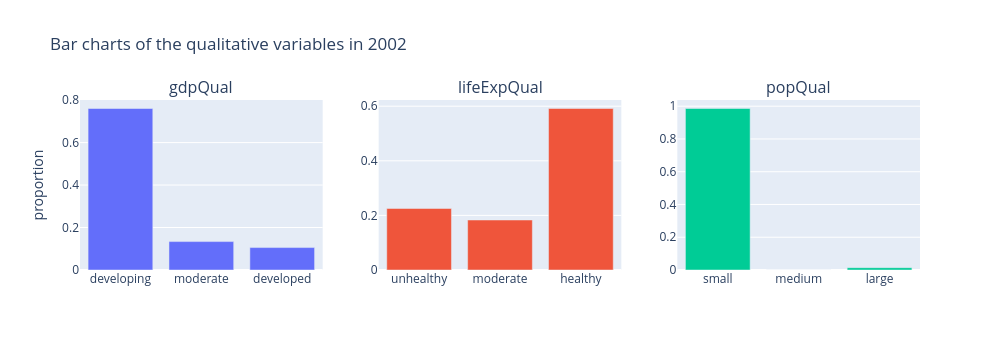

Source (notebook cell):
### Markdown cell above
- Graphically represent them and describe the graph.

### Code cell
fig = make_subplots(rows=1, cols=3, subplot_titles=['gdpQual', 'lifeExpQual', 'popQual'])
for j, (c, order) in enumerate([('gdpQual', ["developing", "moderate", "developed"]),
                                ('lifeExpQual', ["unhealthy", "moderate", "healthy"]),
                                ('popQual', ["small", "medium", "large"])], start=1):
    p = data2002[c].value_counts(normalize=True).reindex(order)
    fig.add_trace(go.Bar(x=p.index.astype(str), y=p.values), row=1, col=j)
fig.update_layout(width=1000, height=350, showlegend=False, title='Bar charts of the qualitative variables in 2002')
fig.update_yaxes(title_text='proportion', col=1)
fig.show()

### Figure 1 — Plotly figure (JSON) as saved in the notebook; plotly's stock layout.template omitted (floating-point values rounded to 4 significant figures)
{"data": [{"type": "bar", "x": ["developing", "moderate", "developed"], "xaxis": "x", "y": [0.7606, 0.1338, 0.1056], "yaxis": "y"}, {"type": "bar", "x": ["unhealthy", "moderate", "healthy"], "xaxis": "x2", "y": [0.2254, 0.1831, 0.5915], "yaxis": "y2"}, {"type": "bar", "x": ["small", "medium", "large"], "xaxis": "x3", "y": [0.9859, 0.0, 0.01408], "yaxis": "y3"}], "layout": {"annotations": [{"font": {"size": 16}, "showarrow": false, "text": "gdpQual", "x": 0.1444, "xanchor": "center", "xref": "paper", "y": 1, "yanchor": "bottom", "yref": "paper"}, {"font": {"size": 16}, "showarrow": false, "text": "lifeExpQual", "x": 0.5, "xanchor": "center", "xref": "paper", "y": 1, "yanchor": "bottom", "yref": "paper"}, {"font": {"size": 16}, "showarrow": false, "text": "popQual", "x": 0.8556, "xanchor": "center", "xref": "paper", "y": 1, "yanchor": "bottom", "yref": "paper"}], "height": 350, "showlegend": false, "title": {"text": "Bar charts of the qualitative variables in 2002"}, "width": 1000, "xaxis": {"anchor": "y", "domain": [0, 0.2889]}, "xaxis2": {"anchor": "y2", "domain": [0.3556, 0.6444]}, "xaxis3": {"anchor": "y3", "domain": [0.7111, 1]}, "yaxis": {"anchor": "x", "domain": [0, 1], "title": {"text": "proportion"}}, "yaxis2": {"anchor": "x2", "domain": [0, 1]}, "yaxis3": {"anchor": "x3", "domain": [0, 1]}}}
